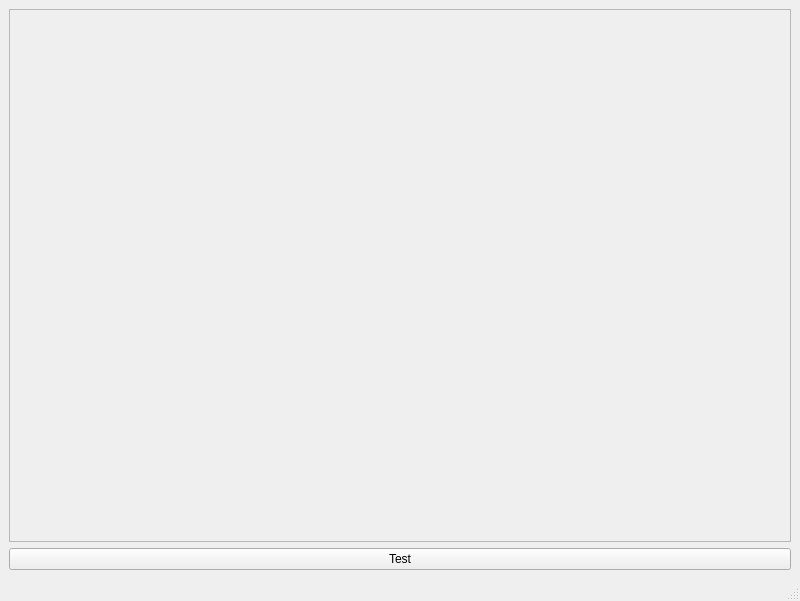
<?xml version="1.0" encoding="UTF-8"?>
<ui version="4.0">
 <class>MainWindow</class>
 <widget class="QMainWindow" name="MainWindow">
  <property name="geometry">
   <rect>
    <x>0</x>
    <y>0</y>
    <width>800</width>
    <height>601</height>
   </rect>
  </property>
  <property name="windowTitle">
   <string>MainWindow</string>
  </property>
  <widget class="QWidget" name="centralwidget">
   <layout class="QVBoxLayout" name="verticalLayout">
    <item>
     <widget class="QScrollArea" name="scrollArea">
      <property name="widgetResizable">
       <bool>true</bool>
      </property>
      <widget class="QWidget" name="scrollAreaWidgetContents">
       <property name="geometry">
        <rect>
         <x>0</x>
         <y>0</y>
         <width>780</width>
         <height>511</height>
        </rect>
       </property>
      </widget>
     </widget>
    </item>
    <item>
     <widget class="QPushButton" name="pushButton">
      <property name="text">
       <string>Test</string>
      </property>
     </widget>
    </item>
   </layout>
  </widget>
  <widget class="QMenuBar" name="menubar">
   <property name="geometry">
    <rect>
     <x>0</x>
     <y>0</y>
     <width>800</width>
     <height>21</height>
    </rect>
   </property>
  </widget>
  <widget class="QStatusBar" name="statusbar"/>
 </widget>
 <resources/>
 <connections/>
</ui>
